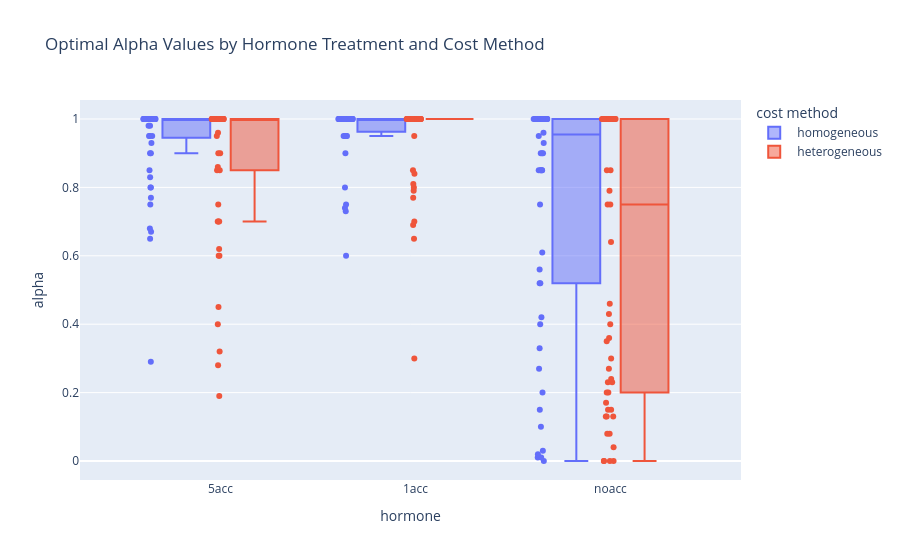

Source (notebook cell):
### Markdown cell above
Acc

### Code cell
combined_df_acc = combined_df[combined_df["hormone"].isin(["5acc", "1acc", 'noacc'])]
fig = px.box(combined_df_acc, x='hormone', y='alpha', color='cost method', points='all',
             title='Optimal Alpha Values by Hormone Treatment and Cost Method',
             category_orders={'hormone': ['5acc', '1acc', 'noacc']}
             )

fig.show()

### Figure 1 — Plotly figure (JSON) as saved in the notebook; plotly's stock layout.template omitted (floating-point values rounded to 4 significant figures; data arrays with more than 128 entries replaced by an {"elided": "..."} marker saying what was removed)
{"data": [{"alignmentgroup": "True", "boxpoints": "all", "hovertemplate": "cost method= homogeneous<br>hormone=%{x}<br>alpha=%{y}<extra></extra>", "legendgroup": " homogeneous", "marker": {"color": "#636efa"}, "name": " homogeneous", "notched": false, "offsetgroup": " homogeneous", "orientation": "v", "showlegend": true, "type": "box", "x": {"elided": "158 str values"}, "x0": " ", "xaxis": "x", "y": {"elided": "158 float values"}, "y0": " ", "yaxis": "y"}, {"alignmentgroup": "True", "boxpoints": "all", "hovertemplate": "cost method= heterogeneous<br>hormone=%{x}<br>alpha=%{y}<extra></extra>", "legendgroup": " heterogeneous", "marker": {"color": "#EF553B"}, "name": " heterogeneous", "notched": false, "offsetgroup": " heterogeneous", "orientation": "v", "showlegend": true, "type": "box", "x": {"elided": "158 str values"}, "x0": " ", "xaxis": "x", "y": {"elided": "158 float values"}, "y0": " ", "yaxis": "y"}], "layout": {"boxmode": "group", "legend": {"title": {"text": "cost method"}, "tracegroupgap": 0}, "title": {"text": "Optimal Alpha Values by Hormone Treatment and Cost Method"}, "xaxis": {"anchor": "y", "categoryarray": ["5acc", "1acc", "noacc"], "categoryorder": "array", "domain": [0, 1], "title": {"text": "hormone"}}, "yaxis": {"anchor": "x", "domain": [0, 1], "title": {"text": "alpha"}}}}
